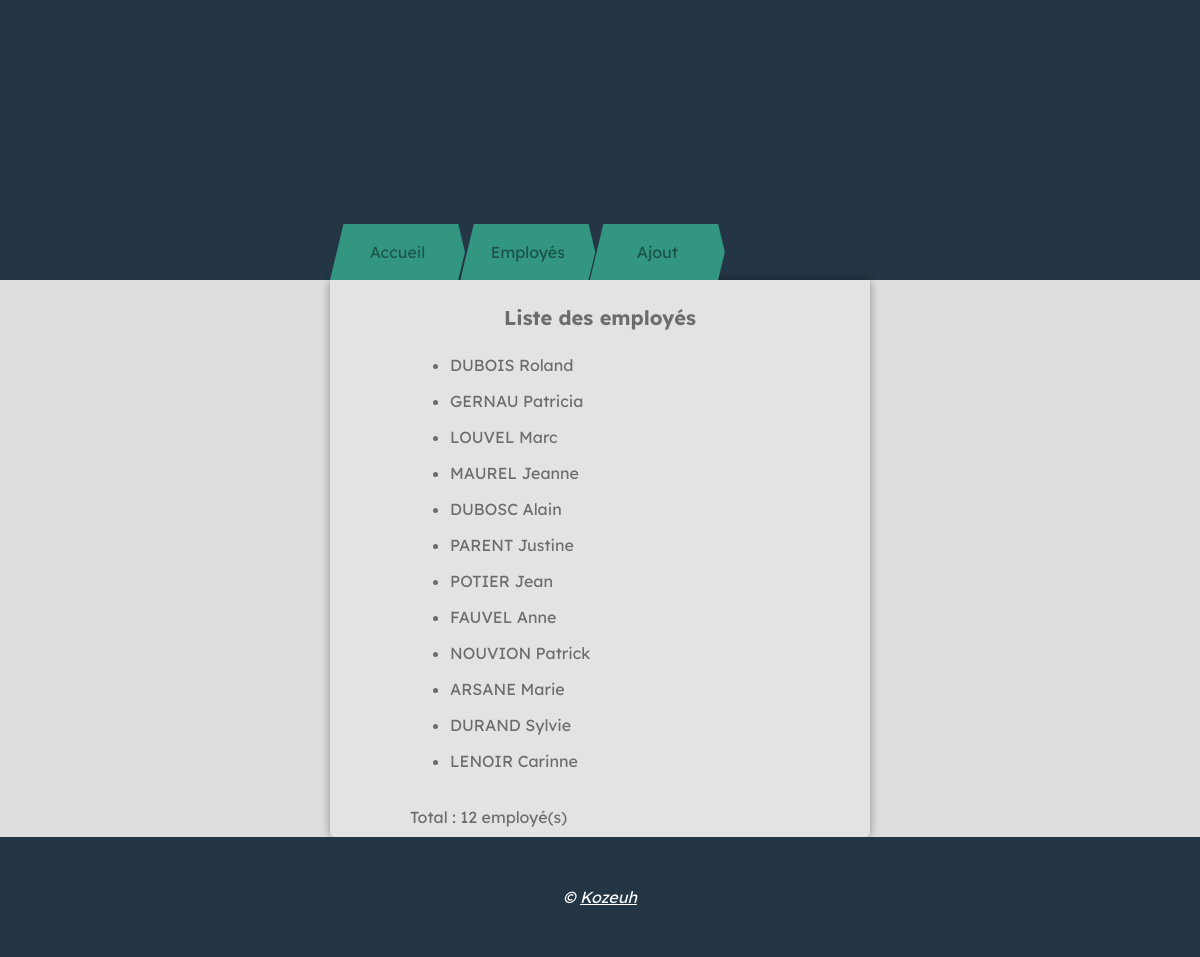
Screenshot of /listeEmployes.php with the database file from the repository.
### tables this page shows
CREATE TABLE employe(
	Matricule char(4) NOT NULL default '',
	NomEmpl varchar(25) NOT NULL default '',
	PrenomEmpl varchar(20) NOT NULL default '',
	CodeCadre char(1) NOT NULL default '',
	ServEmpl char(3) NOT NULL default '',
	PRIMARY KEY(Matricule),
	constraint fk_empl_serv foreign key(ServEmpl) references services(CodeServ)
	);

### listeEmployes.php (the view, shortened to what this page needs)
<!DOCTYPE html>
<html lang="en">
<head>
    <link rel="stylesheet" href="CSS/style.css">
    <?php include 'bdd.php' ?>
</head>
<body>
    <div class="container">
        <div class="top">
            <ul>
                <a href="index.php" class="accueil">Accueil</a>
                <div class="employe">
                    <a href="#" class="elem_nav">Employés</a>
                </div>
                <div class="employe">
                    <a href="#" class="elem_nav" id="drop">Ajout</a>
                </div>
            </ul>
        </div>
        <div class="body_container">
            <article>
                <center><h1>Liste des employés</h1></center>
                <div class="content">
                    <?php
                        $result = mysqli_query($db,"SELECT PrenomEmpl,NomEmpl FROM employe");
                        $nbr = 0;
                        while ($ligne = mysqli_fetch_assoc($result)){
                            $nbr++;
                            echo '<ul><li>'.$ligne['NomEmpl'].' '.$ligne['PrenomEmpl'].'</li></ul>';
                        }
                        echo "<br>Total : $nbr employé(s)";
                    ?>
                </div>
            </article>
        </div>
        <div class="footer">
            <p>© <a href="https://github.com/KoZeuh">Kozeuh</a></p>
        </div>
    </div>
</body>
</html>

### CSS/style.css (style rules this page uses)
html { height: 100%; margin: 0; }
body { height: 100%; margin: 0; }
.container { display: grid; height: 100%; grid-template-rows: 35% auto 15%; }
.top { background: #243545; display: flex; align-items: flex-end; justify-content: center; }
.top ul { margin: 0; display: flex; align-items: center; padding: 0; height: 20%; width: 45%; }
.top ul a.accueil { font-family: 'Lexend Deca', sans-serif; text-decoration: none; height: 100%; color: #1c584c; width: 25%; display: flex; align-items: center; justify-content: center; background: #329680; clip-path: polygon(10% 0%, 0% 100%, 95% 100%, 100% 50%, 95% 0%); shape-outside: polygon(10% 0%, 0% 100%, 95% 100%, 100% 50%, 95% 0%); transition: 0.5s; }
#drop { transform: translateX(-7.5%); }
.footer { background: #243545; display: flex; align-items: center; justify-content: center; font-family: 'Lexend Deca', sans-serif; font-style: italic; color: white; }
.footer a { color: white; }
.employe { position: relative; height: 100%; width: 25%; }
.employe a.elem_nav { font-family: 'Lexend Deca', sans-serif; text-decoration: none; height: 100%; display: flex; align-items: center; justify-content: center; background: #329680; clip-path: polygon(10% 0%, 0% 100%, 95% 100%, 100% 50%, 95% 0%); shape-outside: polygon(10% 0%, 0% 100%, 95% 100%, 100% 50%, 95% 0%); color: #1b5247; transition: 0.5s ease; transform: translateX(-3.5%); }
.body_container { background: #dedede; display: flex; justify-content: center; }
.body_container article { background: rgb(228, 227, 227); width: 45%; height: min-content; border-radius: 0px 0px 5px 5px ; box-shadow: rgba(0, 0, 0, 0.37) 0px 0px 10px; padding-bottom: 10px; }
.body_container article h1 { font-family: 'Lexend Deca', sans-serif; color: rgb(109, 109, 109); margin: 25px; font-size: 20px; }
.body_container article .content { padding: 0 0 0 5em; font-family: 'Lexend Deca', sans-serif; color: rgb(109, 109, 109); }

### rows the page displays
employe: NomEmpl "DUBOIS", PrenomEmpl "Roland"
employe: NomEmpl "GERNAU", PrenomEmpl "Patricia"
employe: NomEmpl "LOUVEL", PrenomEmpl "Marc"
employe: NomEmpl "MAUREL", PrenomEmpl "Jeanne"
employe: NomEmpl "DUBOSC", PrenomEmpl "Alain"
employe: NomEmpl "PARENT", PrenomEmpl "Justine"
employe: NomEmpl "POTIER", PrenomEmpl "Jean"
employe: NomEmpl "FAUVEL", PrenomEmpl "Anne"
employe: NomEmpl "NOUVION", PrenomEmpl "Patrick"
employe: NomEmpl "ARSANE", PrenomEmpl "Marie"
employe: NomEmpl "DURAND", PrenomEmpl "Sylvie"
employe: NomEmpl "LENOIR", PrenomEmpl "Carinne"

### other values shown
$nbr "12"
